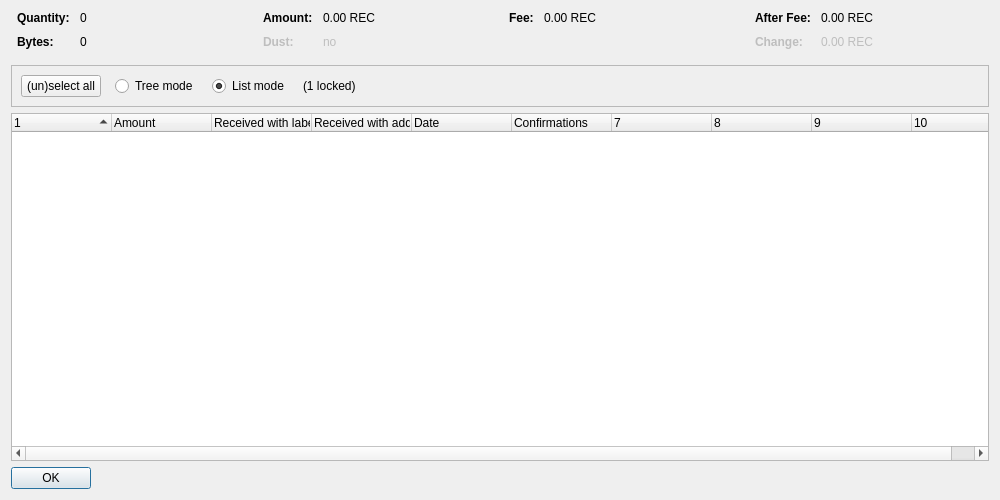
<?xml version="1.0" encoding="UTF-8"?>
<ui version="4.0">
 <class>CoinControlDialog</class>
 <widget class="QDialog" name="CoinControlDialog">
  <property name="geometry">
   <rect>
    <x>0</x>
    <y>0</y>
    <width>1000</width>
    <height>500</height>
   </rect>
  </property>
  <property name="windowTitle">
   <string>Coin Selection</string>
  </property>
  <layout class="QVBoxLayout" name="verticalLayout">
   <item>
    <layout class="QHBoxLayout" name="horizontalLayoutTop" stretch="0,0,0,0">
     <property name="topMargin">
      <number>0</number>
     </property>
     <property name="bottomMargin">
      <number>10</number>
     </property>
     <item>
      <layout class="QFormLayout" name="formLayoutCoinControl1">
       <property name="horizontalSpacing">
        <number>10</number>
       </property>
       <property name="verticalSpacing">
        <number>10</number>
       </property>
       <property name="leftMargin">
        <number>6</number>
       </property>
       <property name="rightMargin">
        <number>6</number>
       </property>
       <item row="0" column="0">
        <widget class="QLabel" name="labelCoinControlQuantityText">
         <property name="font">
          <font>
           <weight>75</weight>
           <bold>true</bold>
          </font>
         </property>
         <property name="text">
          <string>Quantity:</string>
         </property>
        </widget>
       </item>
       <item row="0" column="1">
        <widget class="QLabel" name="labelCoinControlQuantity">
         <property name="cursor">
          <cursorShape>IBeamCursor</cursorShape>
         </property>
         <property name="contextMenuPolicy">
          <enum>Qt::ActionsContextMenu</enum>
         </property>
         <property name="text">
          <string notr="true">0</string>
         </property>
         <property name="textInteractionFlags">
          <set>Qt::LinksAccessibleByMouse|Qt::TextSelectableByKeyboard|Qt::TextSelectableByMouse</set>
         </property>
        </widget>
       </item>
       <item row="1" column="0">
        <widget class="QLabel" name="labelCoinControlBytesText">
         <property name="font">
          <font>
           <weight>75</weight>
           <bold>true</bold>
          </font>
         </property>
         <property name="text">
          <string>Bytes:</string>
         </property>
        </widget>
       </item>
       <item row="1" column="1">
        <widget class="QLabel" name="labelCoinControlBytes">
         <property name="cursor">
          <cursorShape>IBeamCursor</cursorShape>
         </property>
         <property name="contextMenuPolicy">
          <enum>Qt::ActionsContextMenu</enum>
         </property>
         <property name="text">
          <string notr="true">0</string>
         </property>
         <property name="textInteractionFlags">
          <set>Qt::LinksAccessibleByMouse|Qt::TextSelectableByKeyboard|Qt::TextSelectableByMouse</set>
         </property>
        </widget>
       </item>
      </layout>
     </item>
     <item>
      <layout class="QFormLayout" name="formLayoutCoinControl2">
       <property name="horizontalSpacing">
        <number>10</number>
       </property>
       <property name="verticalSpacing">
        <number>10</number>
       </property>
       <property name="leftMargin">
        <number>6</number>
       </property>
       <property name="rightMargin">
        <number>6</number>
       </property>
       <item row="0" column="0">
        <widget class="QLabel" name="labelCoinControlAmountText">
         <property name="font">
          <font>
           <weight>75</weight>
           <bold>true</bold>
          </font>
         </property>
         <property name="text">
          <string>Amount:</string>
         </property>
        </widget>
       </item>
       <item row="0" column="1">
        <widget class="QLabel" name="labelCoinControlAmount">
         <property name="cursor">
          <cursorShape>IBeamCursor</cursorShape>
         </property>
         <property name="contextMenuPolicy">
          <enum>Qt::ActionsContextMenu</enum>
         </property>
         <property name="text">
          <string notr="true">0.00 REC</string>
         </property>
         <property name="textInteractionFlags">
          <set>Qt::LinksAccessibleByMouse|Qt::TextSelectableByKeyboard|Qt::TextSelectableByMouse</set>
         </property>
        </widget>
       </item>
       <item row="1" column="0">
        <widget class="QLabel" name="labelCoinControlLowOutputText">
         <property name="enabled">
          <bool>false</bool>
         </property>
         <property name="font">
          <font>
           <weight>75</weight>
           <bold>true</bold>
          </font>
         </property>
         <property name="text">
          <string>Dust:</string>
         </property>
        </widget>
       </item>
       <item row="1" column="1">
        <widget class="QLabel" name="labelCoinControlLowOutput">
         <property name="enabled">
          <bool>false</bool>
         </property>
         <property name="cursor">
          <cursorShape>IBeamCursor</cursorShape>
         </property>
         <property name="contextMenuPolicy">
          <enum>Qt::ActionsContextMenu</enum>
         </property>
         <property name="text">
          <string notr="true">no</string>
         </property>
         <property name="textInteractionFlags">
          <set>Qt::LinksAccessibleByMouse|Qt::TextSelectableByKeyboard|Qt::TextSelectableByMouse</set>
         </property>
        </widget>
       </item>
      </layout>
     </item>
     <item>
      <layout class="QFormLayout" name="formLayoutCoinControl3">
       <property name="horizontalSpacing">
        <number>10</number>
       </property>
       <property name="verticalSpacing">
        <number>10</number>
       </property>
       <property name="leftMargin">
        <number>6</number>
       </property>
       <property name="rightMargin">
        <number>6</number>
       </property>
       <item row="0" column="0">
        <widget class="QLabel" name="labelCoinControlFeeText">
         <property name="font">
          <font>
           <weight>75</weight>
           <bold>true</bold>
          </font>
         </property>
         <property name="text">
          <string>Fee:</string>
         </property>
        </widget>
       </item>
       <item row="0" column="1">
        <widget class="QLabel" name="labelCoinControlFee">
         <property name="cursor">
          <cursorShape>IBeamCursor</cursorShape>
         </property>
         <property name="contextMenuPolicy">
          <enum>Qt::ActionsContextMenu</enum>
         </property>
         <property name="text">
          <string notr="true">0.00 REC</string>
         </property>
         <property name="textInteractionFlags">
          <set>Qt::LinksAccessibleByMouse|Qt::TextSelectableByKeyboard|Qt::TextSelectableByMouse</set>
         </property>
        </widget>
       </item>
      </layout>
     </item>
     <item>
      <layout class="QFormLayout" name="formLayoutCoinControl4">
       <property name="horizontalSpacing">
        <number>10</number>
       </property>
       <property name="verticalSpacing">
        <number>10</number>
       </property>
       <property name="leftMargin">
        <number>6</number>
       </property>
       <property name="rightMargin">
        <number>6</number>
       </property>
       <item row="0" column="0">
        <widget class="QLabel" name="labelCoinControlAfterFeeText">
         <property name="font">
          <font>
           <weight>75</weight>
           <bold>true</bold>
          </font>
         </property>
         <property name="text">
          <string>After Fee:</string>
         </property>
        </widget>
       </item>
       <item row="0" column="1">
        <widget class="QLabel" name="labelCoinControlAfterFee">
         <property name="cursor">
          <cursorShape>IBeamCursor</cursorShape>
         </property>
         <property name="contextMenuPolicy">
          <enum>Qt::ActionsContextMenu</enum>
         </property>
         <property name="text">
          <string notr="true">0.00 REC</string>
         </property>
         <property name="textInteractionFlags">
          <set>Qt::LinksAccessibleByMouse|Qt::TextSelectableByKeyboard|Qt::TextSelectableByMouse</set>
         </property>
        </widget>
       </item>
       <item row="1" column="0">
        <widget class="QLabel" name="labelCoinControlChangeText">
         <property name="enabled">
          <bool>false</bool>
         </property>
         <property name="font">
          <font>
           <weight>75</weight>
           <bold>true</bold>
          </font>
         </property>
         <property name="text">
          <string>Change:</string>
         </property>
        </widget>
       </item>
       <item row="1" column="1">
        <widget class="QLabel" name="labelCoinControlChange">
         <property name="enabled">
          <bool>false</bool>
         </property>
         <property name="cursor">
          <cursorShape>IBeamCursor</cursorShape>
         </property>
         <property name="contextMenuPolicy">
          <enum>Qt::ActionsContextMenu</enum>
         </property>
         <property name="text">
          <string notr="true">0.00 REC</string>
         </property>
         <property name="textInteractionFlags">
          <set>Qt::LinksAccessibleByMouse|Qt::TextSelectableByKeyboard|Qt::TextSelectableByMouse</set>
         </property>
        </widget>
       </item>
      </layout>
     </item>
    </layout>
   </item>
   <item>
    <widget class="QFrame" name="frame">
     <property name="minimumSize">
      <size>
       <width>0</width>
       <height>40</height>
      </size>
     </property>
     <property name="frameShape">
      <enum>QFrame::StyledPanel</enum>
     </property>
     <property name="frameShadow">
      <enum>QFrame::Sunken</enum>
     </property>
     <layout class="QHBoxLayout" name="horizontalLayout">
      <item>
       <layout class="QHBoxLayout" name="horizontalLayoutPanel" stretch="0,0,0,0,0">
        <property name="spacing">
         <number>14</number>
        </property>
        <item>
         <widget class="QPushButton" name="pushButtonSelectAll">
          <property name="sizePolicy">
           <sizepolicy hsizetype="Maximum" vsizetype="Fixed">
            <horstretch>0</horstretch>
            <verstretch>0</verstretch>
           </sizepolicy>
          </property>
          <property name="text">
           <string>(un)select all</string>
          </property>
          <property name="autoDefault">
           <bool>false</bool>
          </property>
         </widget>
        </item>
        <item>
         <widget class="QRadioButton" name="radioTreeMode">
          <property name="sizePolicy">
           <sizepolicy hsizetype="Maximum" vsizetype="Fixed">
            <horstretch>0</horstretch>
            <verstretch>0</verstretch>
           </sizepolicy>
          </property>
          <property name="text">
           <string>Tree mode</string>
          </property>
         </widget>
        </item>
        <item>
         <widget class="QRadioButton" name="radioListMode">
          <property name="sizePolicy">
           <sizepolicy hsizetype="Maximum" vsizetype="Fixed">
            <horstretch>0</horstretch>
            <verstretch>0</verstretch>
           </sizepolicy>
          </property>
          <property name="text">
           <string>List mode</string>
          </property>
          <property name="checked">
           <bool>true</bool>
          </property>
         </widget>
        </item>
        <item>
         <widget class="QLabel" name="labelLocked">
          <property name="text">
           <string notr="true">(1 locked)</string>
          </property>
         </widget>
        </item>
        <item>
         <spacer name="horizontalSpacer">
          <property name="orientation">
           <enum>Qt::Horizontal</enum>
          </property>
          <property name="sizeHint" stdset="0">
           <size>
            <width>40</width>
            <height>20</height>
           </size>
          </property>
         </spacer>
        </item>
       </layout>
      </item>
     </layout>
    </widget>
   </item>
   <item>
    <widget class="CoinControlTreeWidget" name="treeWidget">
     <property name="contextMenuPolicy">
      <enum>Qt::CustomContextMenu</enum>
     </property>
     <property name="sortingEnabled">
      <bool>false</bool>
     </property>
     <property name="columnCount">
      <number>10</number>
     </property>
     <attribute name="headerShowSortIndicator" stdset="0">
      <bool>true</bool>
     </attribute>
     <attribute name="headerStretchLastSection">
      <bool>false</bool>
     </attribute>
     <column>
      <property name="text">
       <string/>
      </property>
     </column>
     <column>
      <property name="text">
       <string>Amount</string>
      </property>
     </column>
     <column>
      <property name="text">
       <string>Received with label</string>
      </property>
     </column>
     <column>
      <property name="text">
       <string>Received with address</string>
      </property>
     </column>
     <column>
      <property name="text">
       <string>Date</string>
      </property>
     </column>
     <column>
      <property name="text">
       <string>Confirmations</string>
      </property>
      <property name="toolTip">
       <string>Confirmed</string>
      </property>
     </column>
     <column>
      <property name="text">
       <string/>
      </property>
     </column>
     <column>
      <property name="text">
       <string/>
      </property>
     </column>
     <column>
      <property name="text">
       <string/>
      </property>
     </column>
     <column>
      <property name="text">
       <string/>
      </property>
     </column>
    </widget>
   </item>
   <item>
    <widget class="QDialogButtonBox" name="buttonBox">
     <property name="sizePolicy">
      <sizepolicy hsizetype="Maximum" vsizetype="Fixed">
       <horstretch>0</horstretch>
       <verstretch>0</verstretch>
      </sizepolicy>
     </property>
     <property name="orientation">
      <enum>Qt::Horizontal</enum>
     </property>
     <property name="standardButtons">
      <set>QDialogButtonBox::Ok</set>
     </property>
    </widget>
   </item>
  </layout>
 </widget>
 <customwidgets>
  <customwidget>
   <class>CoinControlTreeWidget</class>
   <extends>QTreeWidget</extends>
   <header>coincontroltreewidget.h</header>
  </customwidget>
 </customwidgets>
 <resources/>
 <connections/>
</ui>
